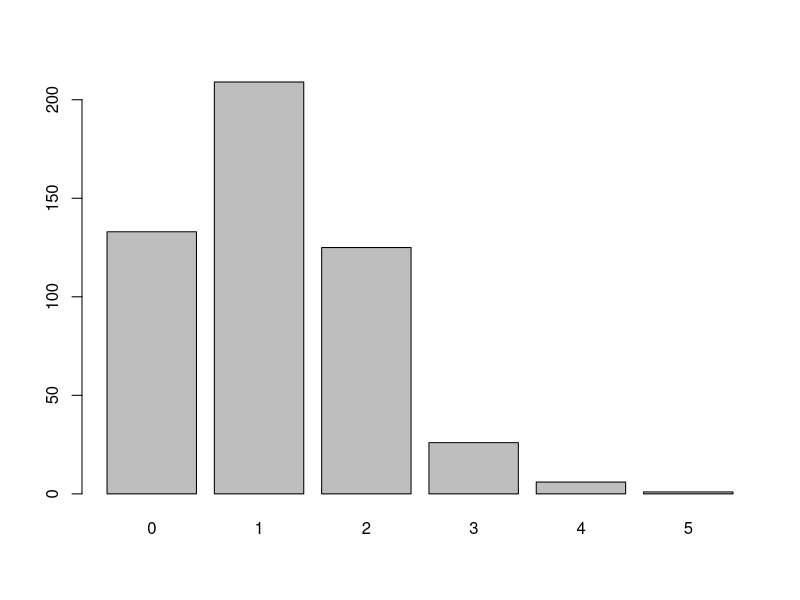
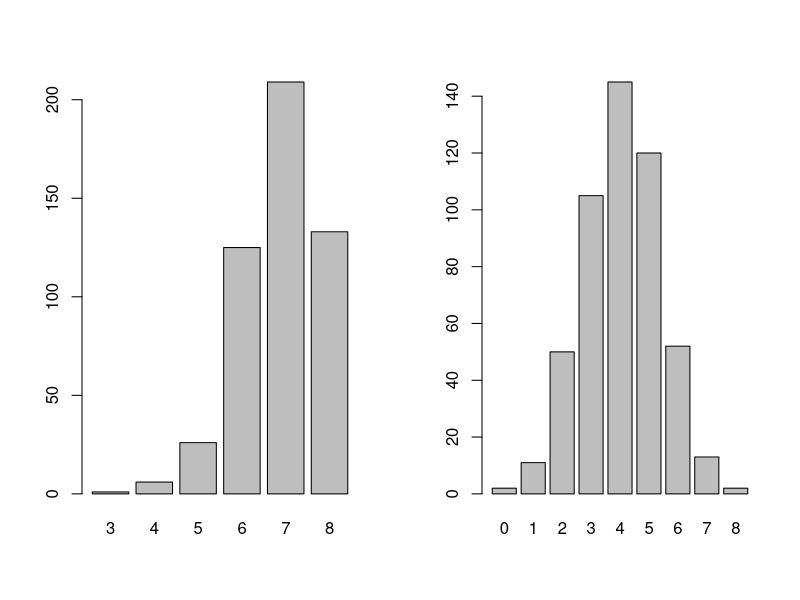

These figures' R source, in order:
## ---- chunk 1
#define parameters
number.patients = 8
response.prob = 0.15
number.replicates = 500

#create empty vectors to store results
number.responses.replicate = vector("numeric", number.patients)
number.responses = vector("numeric", number.replicates)

#set the seed for a pseudo-random sample
set.seed(2018)

#simulate the trials
for(k in 1:number.replicates){
  
  number.responses.replicate = sample(c(0,1), size = number.patients,
                                      prob = c(1 - response.prob, response.prob),
                                      replace = TRUE)
  
  number.responses[k] = sum(number.responses.replicate)
  
}
## ---- chunk 2
table(number.responses)
barplot(table(number.responses))
## ---- chunk 3
#define parameters
number.patients = 8
response.prob = 0.85
number.replicates = 500

#create empty vectors to store results
number.responses.replicate = vector("numeric", number.patients)
number.responses.A = vector("numeric", number.replicates)

#set the seed for a pseudo-random sample
set.seed(2018)

#simulate the trials
for(k in 1:number.replicates){
  
  number.responses.replicate = sample(c(0,1), size = number.patients,
                                      prob = c(1 - response.prob, response.prob),
                                      replace = TRUE)
  
  number.responses.A[k] = sum(number.responses.replicate)
  
}

#define parameters
number.patients = 8
response.prob = 0.5
number.replicates = 500

#create empty vectors to store results
number.responses.replicate = vector("numeric", number.patients)
number.responses.B = vector("numeric", number.replicates)

#set the seed for a pseudo-random sample
set.seed(2018)

#simulate the trials
for(k in 1:number.replicates){
  
  number.responses.replicate = sample(c(0,1), size = number.patients,
                                      prob = c(1 - response.prob, response.prob),
                                      replace = TRUE)
  
  number.responses.B[k] = sum(number.responses.replicate)
  
}

par(mfrow = c(1, 2))
barplot(table(number.responses.A))
barplot(table(number.responses.B))
## ---- chunk 4
sum(number.responses == 0)/number.replicates
## ---- chunk 5
prop.table(table(number.responses))
## ---- chunk 6
#probability X equals 5
dbinom(5, 10, 0.35)

#probability X is less than or equal to 5
pbinom(5, 10, 0.35)

#probability X is greater than 5
pbinom(5, 10, 0.35, lower.tail = FALSE) 
## ---- chunk 7
dbinom(60, 250, 0.30)
## ---- chunk 8
pbinom(60, 250, 0.30)
## ---- chunk 9
pbinom(79, 250, 0.30, lower.tail = FALSE)
## ---- chunk 10
pbinom(100, 250, 0.30)
## ---- chunk 11
#define parameters
sample.size = 250
prob.infection = 0.30
number.replicates = 1000

#create empty vectors to store results
number.infected.replicate = vector("numeric", sample.size)
number.infected = vector("numeric", number.replicates)

#set the seed for a pseudo-random sample
set.seed(2018)

#simulate the samples
for(k in 1:number.replicates){
  
  number.infected.replicate = sample(c(0,1), size = sample.size,
                                     prob = c(1 - prob.infection, prob.infection),
                                     replace = TRUE)
  
  number.infected[k] = sum(number.infected.replicate)
  
}

#part a)
sum(number.infected == 60)/number.replicates

#part b)
sum(number.infected <= 60)/number.replicates

#part c)
sum(number.infected >= 80)/number.replicates

#part d)
sum(number.infected <= 100)/number.replicates
## ---- chunk 12
dbinom(97, size = 100, prob = 0.90)
## ---- chunk 13
1 - dbinom(0, size = 10, prob = 0.90)

pbinom(0, size = 10, prob = 0.90, lower.tail = FALSE)
## ---- chunk 14
pbinom(3, size = 10, prob = 0.10)
